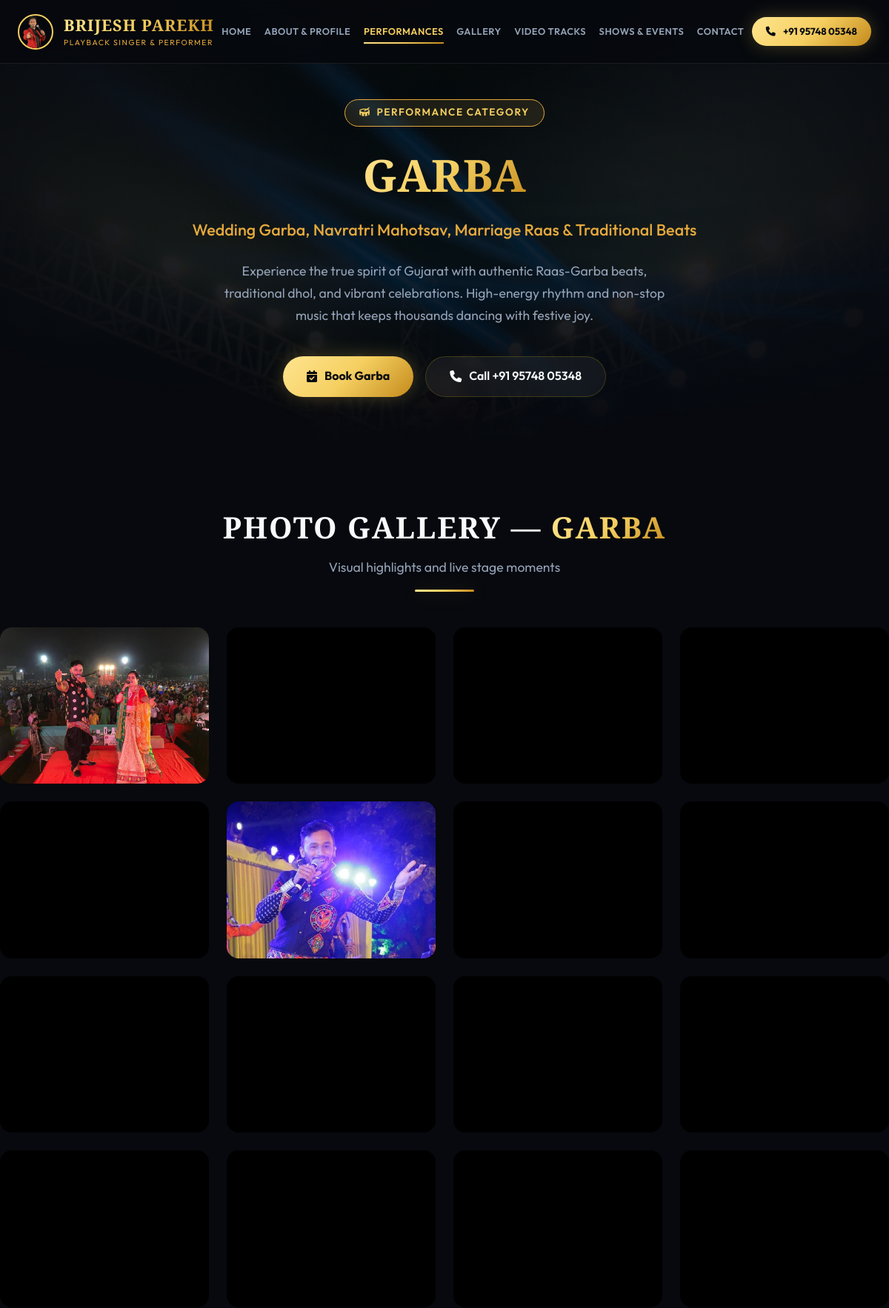
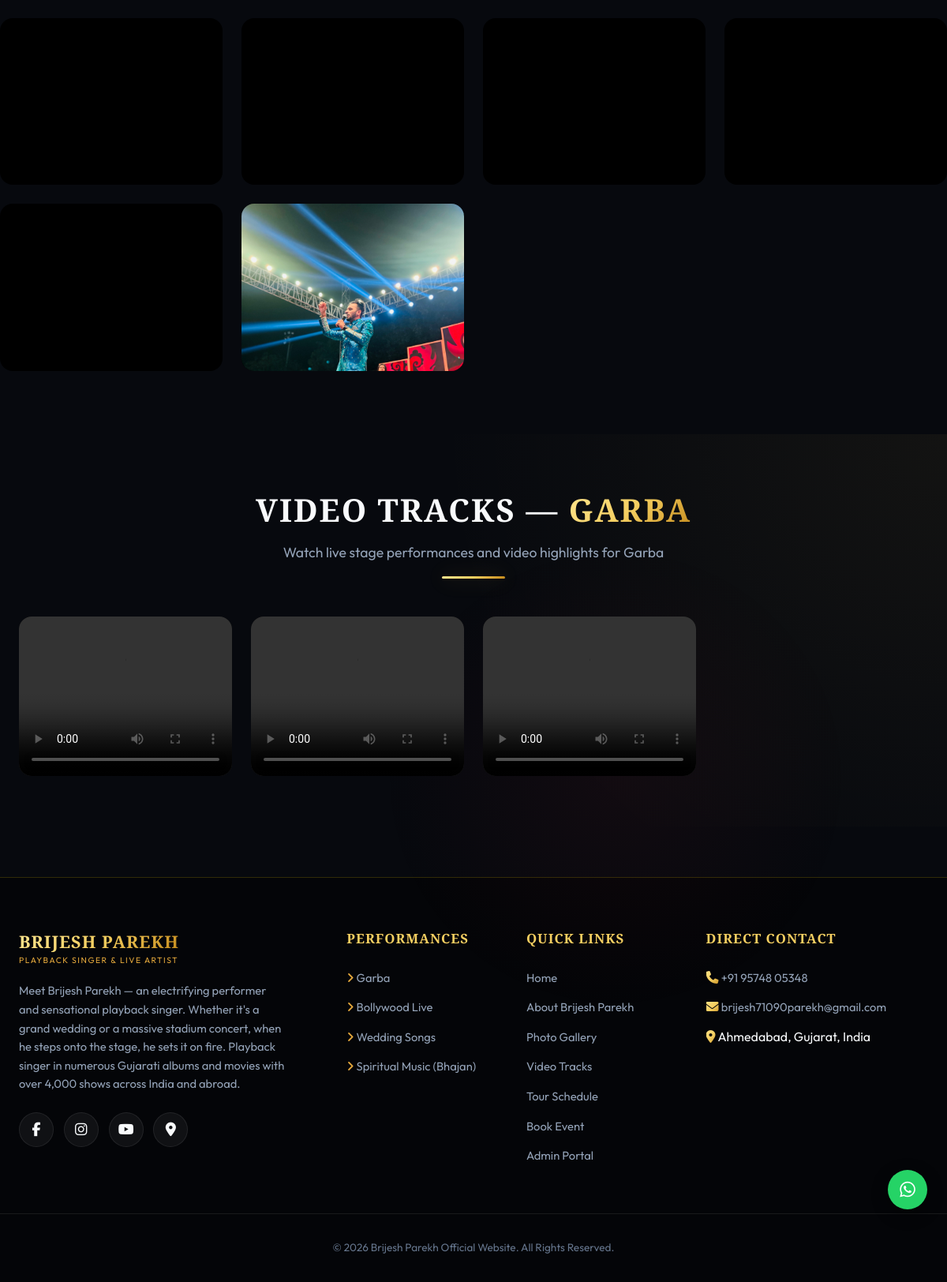
Screenshot of /category/garba/ with the database file from the repository (2 pictures, top to bottom).
### singer_app/models.py (models this page shows, shortened)
class SingerProfile(models.Model):
    name = models.CharField(max_length=100, default="Brijesh Parekh")
    tagline = models.CharField(max_length=200, default="Playback Singer & Electrifying Stage Performer")
    shows_count = models.IntegerField(default=4000, help_text="Total live shows performed")
    countries_count = models.IntegerField(default=15, help_text="Countries performed in")
    years_experience = models.IntegerField(default=20, help_text="Years of professional singing")
    bio_short = models.TextField(default="Let me introduce to a very talented, electrifying performer and sensational singer. Whether it's a wedding or concert, when he steps on the stage he sets it on fire. Playback singer in many Gujarati albums and movies with over 4000 shows in India and abroad.")
    bio_full = models.TextField(default="Brijesh Parekh is one of Gujarat's most celebrated playback singers and dynamic live performers. With over 4,000 successful shows globally across India, USA, UK, West Indies, and Africa, Brijesh Parekh creates magic on stage with high-energy Garba, soulful Lagangeet (wedding songs), nostalgic Bollywood Orchestra, and thrilling DJ nights. Known for his captivating voice, incredible vocal range, and unmatched stage command, he brings life and grandeur to every celebration.")
    phone_primary = models.CharField(max_length=30, default="+91 95748 05348")
    phone_secondary = models.CharField(max_length=30, blank=True, default="")
    email = models.EmailField(default="brijesh71090parekh@gmail.com")
    address = models.CharField(max_length=255, default="Ahmedabad, Gujarat, India")
    facebook_url = models.URLField(default="https://www.facebook.com/brijeshparekhnight?mibextid=LQQJ4d")
    instagram_url = models.URLField(default="https://www.instagram.com/thebrijeshparekh?igsh=amIwamgxbjU0aDFh&utm_source=qr")
    youtube_url = models.URLField(default="https://youtube.com/@brijeshparekhofficial5953?si=E4l35MJxYiL2Pbgt")
    google_maps_url = models.URLField(default="https://maps.app.goo.gl/x4TiHEh2ehnbZqW7A?g_st=com.google.maps.preview.copy")
    hero_video_path = models.CharField(max_length=255, default="V1.MP4")
    class Meta:
        verbose_name = "Singer Profile"
        verbose_name_plural = "Singer Profile"

class PerformanceCategory(models.Model):
    name = models.CharField(max_length=100)
    slug = models.SlugField(unique=True)
    subtitle = models.CharField(max_length=200)
    description = models.TextField()
    cover_image = models.CharField(max_length=255, help_text="Path relative to static folder")
    icon = models.CharField(max_length=100, default="fa-solid fa-music")
    display_order = models.IntegerField(default=0)
    class Meta:
        verbose_name = "Performance Category"
        verbose_name_plural = "Performance Categories"
        ordering = ['display_order', 'id']

class GalleryItem(models.Model):
    title = models.CharField(max_length=150)
    category = models.ForeignKey(PerformanceCategory, on_delete=models.SET_NULL, null=True, blank=True, related_name='gallery_items')
    image_path = models.CharField(max_length=255, help_text="Path relative to static folder e.g. Garba/1.jpg")
    caption = models.CharField(max_length=255, blank=True, null=True)
    is_featured = models.BooleanField(default=False)
    created_at = models.DateTimeField(auto_now_add=True)
    class Meta:
        verbose_name = "Gallery Item"
        verbose_name_plural = "Gallery Media (Photos & Videos)"
        ordering = ['-created_at', '-id']

### singer_app/views.py (the view)
# urls.py: path('category/<slug:slug>/', views.category_detail_view, name='category_detail'),
def category_detail_view(request, slug):
    category = get_object_or_404(PerformanceCategory, slug=slug)
    category_photos = category.gallery_items.exclude(
        Q(image_path__iendswith='.mp4') | Q(image_path__iendswith='.mov')
    ).exclude(image_path__in=UNAVAILABLE_GALLERY_MEDIA_PATHS)
    category_videos = category.gallery_items.filter(
        Q(image_path__iendswith='.mp4') | Q(image_path__iendswith='.mov')
    ).exclude(image_path__in=UNAVAILABLE_GALLERY_MEDIA_PATHS)
    events = category.events.filter(status='Upcoming', event_date__gte=date.today()).order_by('event_date')
    context = {
        'category': category,
        'gallery_items': category_photos,
        'videos': category_videos,
        'events': events,
    }
    return render(request, 'category_detail.html', context)

### singer_app/context_processors.py (called while the page is built)
def profile_context(request):
    try:
        profile = SingerProfile.objects.first()
        if not profile:
            profile, _ = SingerProfile.objects.get_or_create(id=1)
        categories = PerformanceCategory.objects.only(
            'id', 'name', 'slug', 'icon', 'display_order'
        ).order_by('display_order', 'id')
    except Exception:
        profile = None
        categories = []
    return {
        'singer_profile': profile,
        'nav_categories': categories,
    }

### templates/category_detail.html (shortened to what this page needs)
{% extends 'base.html' %}
{% load static %}
{% block content %}
<section class="hero-section" style="min-height: 60vh; padding-top: calc(var(--navbar-height) + 3rem);">
  <div class="hero-bg-media">
    <img src="{% static category.cover_image %}" alt="{{ category.name }}" fetchpriority="high">
  </div>
  <div class="hero-overlay"></div>
  <div class="container hero-content" style="text-align: center; max-width: 900px; margin: 0 auto;">
    <div class="badge-tag">
      <i class="{{ category.icon }}"></i> Performance Category
    </div>
    <h1 class="hero-title"><span class="gold-text">{{ category.name }}</span></h1>
    <div class="hero-subtitle">{{ category.subtitle }}</div>
    <p class="hero-desc" style="margin-left: auto; margin-right: auto;">
      {{ category.description }}
    </p>
    <div style="display: flex; justify-content: center; gap: 1rem; flex-wrap: wrap;">
      <a href="{% url 'contact' %}" class="btn-primary">
        <i class="fa-solid fa-calendar-check"></i> Book {{ category.name }}
      </a>
      <a href="tel:{{ singer_profile.phone_primary }}" class="btn-secondary">
        <i class="fa-solid fa-phone"></i> Call {{ singer_profile.phone_primary }}
      </a>
    </div>
  </div>
</section>
<section class="gallery-section container">
  <div class="section-title">
    <h2>Photo Gallery — <span class="gold-text">{{ category.name }}</span></h2>
    <p>Visual highlights and live stage moments</p>
  </div>
  <div class="gallery-masonry">
    {% for item in gallery_items %}
      <div class="gallery-card" data-img="{% static item.image_path %}">
        <img src="{% static item.image_path %}" alt="{{ item.title }}" loading="lazy" decoding="async">
      </div>
    {% empty %}
      <p style="text-align: center; color: var(--text-muted); grid-column: 1/-1;">No gallery photos added yet for this category.</p>
    {% endfor %}
  </div>
</section>
<section class="music-section" style="padding: 4rem 0;">
  <div class="container">
    <div class="section-title">
      <h2>Video Tracks — <span class="gold-text">{{ category.name }}</span></h2>
      <p>Watch live stage performances and video highlights for {{ category.name }}</p>
    </div>
    <div class="gallery-masonry" style="margin-top: 2rem;">
      {% for video in videos %}
        <div class="gallery-card">
          <video src="{% static video.image_path %}" controls preload="metadata" playsinline style="width: 100%; height: 100%; object-fit: cover; display: block; border-radius: 12px;"></video>
        </div>
      {% empty %}
        <p style="text-align: center; color: var(--text-muted); grid-column: 1/-1;">No video tracks available yet for this category.</p>
      {% endfor %}
    </div>
  </div>
</section>
{% endblock %}

### templates/base.html (shortened to what this page needs)
{% load static %}
<!DOCTYPE html>
<html lang="en">
<head>
  <link rel="stylesheet" href="https://cdnjs.cloudflare.com/ajax/libs/font-awesome/6.5.1/css/all.min.css">
  <link rel="stylesheet" href="{% static 'css/style.css' %}">
</head>
<body>
  <header class="navbar-header" id="mainHeader">
    <div class="container nav-container">
      <a href="{% url 'home' %}" class="logo-brand" title="Brijesh Parekh - Home">
        <img src="{% static 'pics/alb61-removebg-preview.png' %}" alt="Brijesh Parekh Singer" onerror="this.onerror=null; this.src='/static/pics/solo3.jpg';" width="48" height="48">
        <div>
          <div class="brand-title gold-text">Brijesh Parekh</div>
          <div class="brand-subtitle">Playback Singer & Performer</div>
        </div>
      </a>
      <nav class="nav-links" id="navMenu">
        <a href="{% url 'home' %}" class="{% if request.resolver_match.url_name == 'home' %}active{% endif %}">Home</a>
        <a href="{% url 'about' %}" class="{% if request.resolver_match.url_name == 'about' or request.resolver_match.url_name == 'profile' %}active{% endif %}">About & Profile</a>
        <a href="{% url 'services' %}" class="{% if request.resolver_match.url_name == 'services' or request.resolver_match.url_name == 'category_detail' %}active{% endif %}">Performances</a>
        <a href="{% url 'gallery' %}" class="{% if request.resolver_match.url_name == 'gallery' %}active{% endif %}">Gallery</a>
        <a href="{% url 'music' %}" class="{% if request.resolver_match.url_name == 'music' %}active{% endif %}">Video Tracks</a>
        <a href="{% url 'events' %}" class="{% if request.resolver_match.url_name == 'events' %}active{% endif %}">Shows & Events</a>
        <a href="{% url 'contact' %}" class="{% if request.resolver_match.url_name == 'contact' %}active{% endif %}">Contact</a>
      </nav>
      <div class="nav-cta">
        <a href="tel:{{ singer_profile.phone_primary }}" class="btn-primary btn-call" title="Call Brijesh Parekh">
          <i class="fa-solid fa-phone"></i> <span>{{ singer_profile.phone_primary }}</span>
        </a>
      </div>
    </div>
  </header>
  <main id="mainContent">
    {% block content %}{% endblock %}
  </main>
  <aside class="floating-actions">
    <a href="https://wa.me/919574805348?text=Hello%20Brijesh%20Parekh%20Team,%20I%20would%20like%20to%20inquire%20about%20booking%20dates%20for%20an%20event." target="_blank" rel="noopener noreferrer" class="float-btn float-whatsapp" title="Chat on WhatsApp" aria-label="Chat on WhatsApp">
      <i class="fa-brands fa-whatsapp"></i>
    </a>
  </aside>
  <footer class="main-footer">
    <div class="container footer-grid">
      <div class="footer-brand">
        <div class="logo-brand">
          <div>
            <div class="brand-title gold-text">Brijesh Parekh</div>
            <div class="brand-subtitle">Playback Singer & Live Artist</div>
          </div>
        </div>
        <p>{{ singer_profile.bio_short }}</p>
        <div class="social-links-flex" style="margin-top: 1.5rem;">
          <a href="{{ singer_profile.facebook_url }}" target="_blank" rel="noopener" class="social-icon-btn" aria-label="Facebook"><i class="fa-brands fa-facebook-f"></i></a>
          <a href="{{ singer_profile.instagram_url }}" target="_blank" rel="noopener" class="social-icon-btn" aria-label="Instagram"><i class="fa-brands fa-instagram"></i></a>
          <a href="{{ singer_profile.youtube_url }}" target="_blank" rel="noopener" class="social-icon-btn" aria-label="YouTube"><i class="fa-brands fa-youtube"></i></a>
          <a href="{{ singer_profile.google_maps_url }}" target="_blank" rel="noopener" class="social-icon-btn" aria-label="Google Maps"><i class="fa-solid fa-location-dot"></i></a>
        </div>
      </div>
      <div class="footer-col">
        <h4>Performances</h4>
        <ul>
          {% for cat in nav_categories %}
            <li><a href="{% url 'category_detail' cat.slug %}"><i class="fa-solid fa-angle-right" style="color: var(--gold-secondary);"></i> {{ cat.name }}</a></li>
          {% endfor %}
        </ul>
      </div>
      <div class="footer-col">
        <h4>Quick Links</h4>
        <ul>
          <li><a href="{% url 'home' %}">Home</a></li>
          <li><a href="{% url 'about' %}">About Brijesh Parekh</a></li>
          <li><a href="{% url 'gallery' %}">Photo Gallery</a></li>
          <li><a href="{% url 'music' %}">Video Tracks</a></li>
          <li><a href="{% url 'events' %}">Tour Schedule</a></li>
          <li><a href="{% url 'contact' %}">Book Event</a></li>
          <li><a href="/admin/" target="_blank">Admin Portal</a></li>
        </ul>
      </div>
      <div class="footer-col">
        <h4>Direct Contact</h4>
        <ul>
          <li><i class="fa-solid fa-phone gold-text"></i> <a href="tel:{{ singer_profile.phone_primary }}">{{ singer_profile.phone_primary }}</a></li>
          <li><i class="fa-solid fa-envelope gold-text"></i> <a href="mailto:{{ singer_profile.email }}">{{ singer_profile.email }}</a></li>
          <li><i class="fa-solid fa-location-dot gold-text"></i> {{ singer_profile.address }}</li>
        </ul>
      </div>
    </div>
    <div class="container footer-bottom">
      <p>&copy; {% now "Y" %} Brijesh Parekh Official Website. All Rights Reserved.</p>
    </div>
  </footer>
</body>
</html>

### rows the page displays
SingerProfile: phone_primary "+91 95748 05348", bio_short "Meet Brijesh Parekh — an electrifying performer and sensational playback singer. Whether it's a grand wedding or a massive stadium concert, when he steps onto the stage, he sets it on fire. Playback singer in numerous Gujarati albums and movies with over 4,000 shows across India and abroad.", email "brijesh71090parekh@gmail.com", address "Ahmedabad, Gujarat, India"
PerformanceCategory: cover_image (picture), name "GARBA", subtitle "Wedding Garba, Navratri Mahotsav, Marriage Raas & Traditional Beats", description "Experience the true spirit of Gujarat with authentic Raas-Garba beats, traditional dhol, and vibrant celebrations. High-energy rhythm and non-stop music that keeps thousands dancing with festive joy.", name "Garba"
GalleryItem: image_path (picture)
GalleryItem: image_path (picture)
GalleryItem: image_path (picture)
GalleryItem: image_path (picture)
GalleryItem: image_path (picture)
GalleryItem: image_path (picture)
GalleryItem: image_path (picture)
GalleryItem: image_path (picture)
GalleryItem: image_path (picture)
GalleryItem: image_path (picture)
GalleryItem: image_path (picture)
GalleryItem: image_path (picture)
GalleryItem: image_path (picture)
GalleryItem: image_path (picture)
GalleryItem: image_path (picture)
GalleryItem: image_path (picture)
GalleryItem: image_path (picture)
GalleryItem: image_path (picture)
GalleryItem: image_path (picture)
GalleryItem: image_path (picture)
GalleryItem: image_path (picture)
GalleryItem: image_path (picture)
PerformanceCategory: name "Bollywood Live"
PerformanceCategory: name "Wedding Songs"
PerformanceCategory: name "Spiritual Music (Bhajan)"
